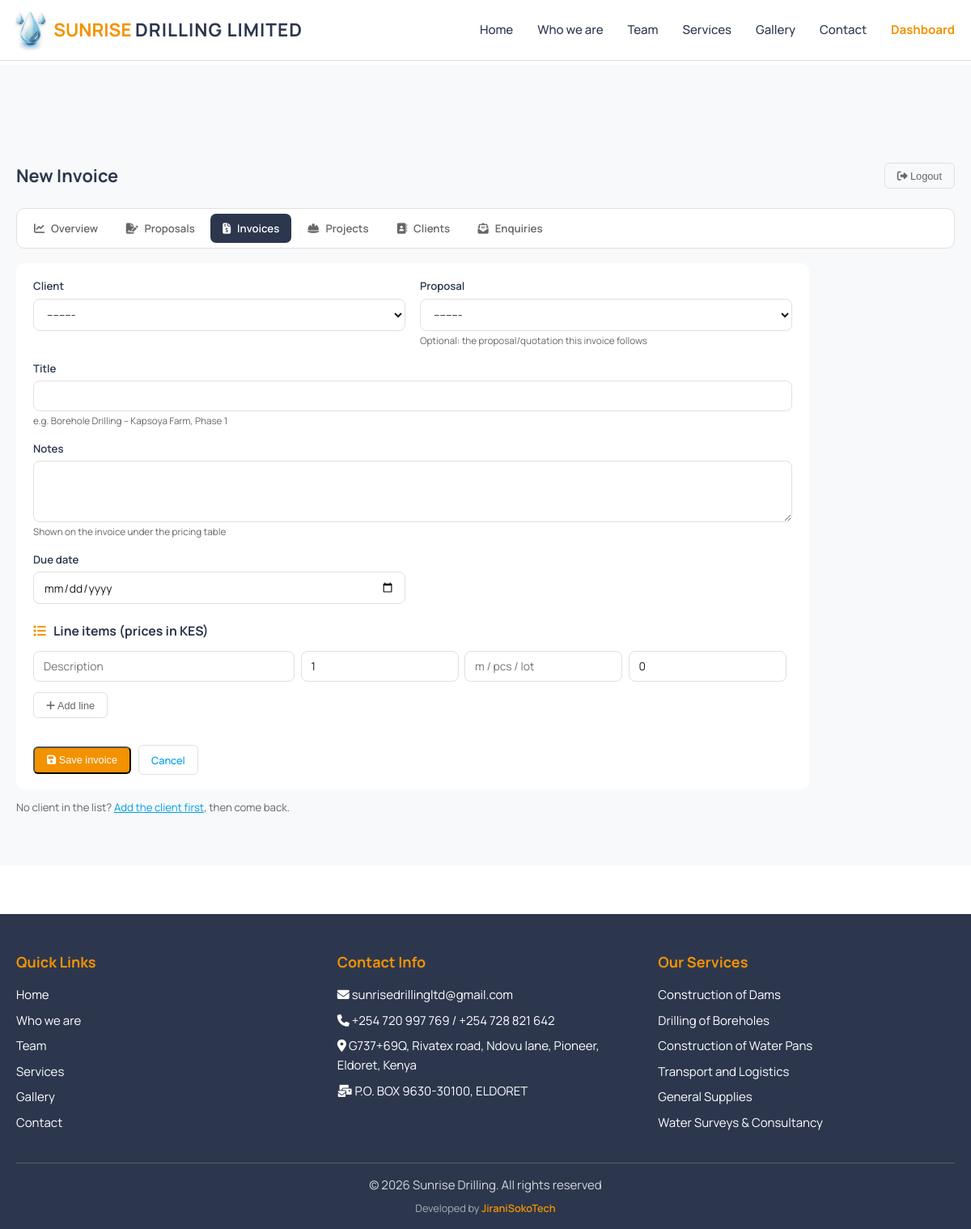
/dashboard/invoices/new/ (signed in), run on the app's committed database.
### main/models.py (models this page shows, shortened)
class SingletonModel(models.Model):
    class Meta:
        abstract = True
    @classmethod
    def load(cls):
        obj, _ = cls.objects.get_or_create(pk=1)
        return obj

class SiteSettings(SingletonModel):
    email = models.EmailField(default="sunrisedrillingltd@gmail.com")
    phone_primary = models.CharField(max_length=30, default="+254 720 997 769")
    phone_secondary = models.CharField(max_length=30, blank=True, default="+254 728 821 642")
    physical_address = models.CharField(
        max_length=255, default="G737+69Q, Rivatex road, Ndovu lane, Pioneer, Eldoret, Kenya")
    postal_address = models.CharField(max_length=255, default="P.O. BOX 9630-30100, ELDORET")
    website = models.CharField(max_length=100, default="www.sunrisedrillingltd.com")
    business_hours = models.TextField(
        default=("Monday - Friday: 8:00 AM - 6:00 PM\nSaturday: 9:00 AM - 4:00 PM\n"
                 "Sunday: Emergency services only\nEmergency: 24/7 Available"),
        help_text="One line per entry; shown on the contact page")
    map_embed_url = models.TextField(
        blank=True, help_text="Google Maps embed URL for the contact page map")
    map_title = models.CharField(max_length=200, default="Sunrise Drilling Ltd Headquarters")
    map_address = models.TextField(
        default="G737+69Q, Rivatex road, Ndovu lane, Pioneer\nEldoret, Uasin Gishu County, Kenya")
    facebook_url = models.URLField(blank=True)
    instagram_url = models.URLField(blank=True)
    twitter_url = models.URLField(blank=True)
    tiktok_url = models.URLField(blank=True)
    copyright_text = models.CharField(max_length=200,
                                      default="Sunrise Drilling. All rights reserved")
    class Meta:
        verbose_name = "Site Settings"
        verbose_name_plural = "Site Settings"

class Service(models.Model):
    title = models.CharField(max_length=200)
    description = models.TextField()
    image = models.ImageField(upload_to='services/images/', blank=True, null=True)
    features = models.TextField(help_text="Enter features as a comma-separated list")
    primary_cta_text = models.CharField(max_length=50, default="Get Quote")
    primary_cta_url = models.CharField(max_length=200, default="main:contact")
    secondary_cta_text = models.CharField(max_length=50, default="View Projects")
    secondary_cta_url = models.CharField(max_length=200, default="main:gallery")
    order = models.PositiveIntegerField(default=0)
    class Meta:
        verbose_name = "Service"
        verbose_name_plural = "Services"
        ordering = ['order']

### business/views.py (the view)
# urls.py: path('invoices/new/', views.invoice_create, name='invoice_create'),
@staff_member_required(login_url='business:login')
def invoice_create(request):
    return _invoice_form(request)

### business/forms.py
class InvoiceForm(StyledModelForm):
    class Meta:
        model = Invoice
        fields = ['client', 'proposal', 'title', 'notes', 'due_date']
        widgets = {
            'notes': forms.Textarea(attrs={'rows': 3}),
            'due_date': forms.DateInput(attrs={'type': 'date'}),
        }

### business/views.py (called while the page is built)
def _invoice_form(request, invoice=None):
    if request.method == 'POST':
        form = InvoiceForm(request.POST, instance=invoice)
        formset = InvoiceItemFormSet(request.POST, instance=invoice)
        if form.is_valid() and formset.is_valid():
            obj = form.save(commit=False)
            if invoice is None:
                obj.created_by = request.user
            obj.save()
            formset.instance = obj
            formset.save()
            messages.success(request, f"{obj.reference} saved.")
            return redirect('business:invoice_detail', pk=obj.pk)
    else:
        form = InvoiceForm(instance=invoice)
        formset = InvoiceItemFormSet(instance=invoice)
    return render(request, 'business/invoice_form.html', {
        'form': form, 'formset': formset, 'invoice': invoice,
        'active_tab': 'invoices',
    })

### main/context_processors.py (called while the page is built)
def site_content(request):
    return {
        'site_settings': SiteSettings.load(),
        'footer_services': Service.objects.all()[:6],
    }

### templates/business/invoice_form.html (shortened to what this page needs)
{% extends 'base.html' %}
{% load static %}
{% block extra_css %}
<link rel="stylesheet" href="{% static 'css/dashboard.css' %}">
{% endblock %}
{% block content %}
<section class="dash">
    <div class="container">
        {% if invoice %}
        {% include 'business/_dashnav.html' with page_title=invoice.reference %}
        {% else %}
        {% include 'business/_dashnav.html' with page_title="New Invoice" %}
        {% endif %}
        <form method="post" class="panel form-panel">
            {% include 'business/_form_fields.html' %}
            {% include 'business/_items_formset.html' %}
            <div class="form-actions">
                <button type="submit" class="btn-admin btn-new"><i class="fas fa-save"></i> Save {% if invoice %}changes{% else %}invoice{% endif %}</button>
                <a href="{% if invoice %}{% url 'business:invoice_detail' invoice.pk %}{% else %}{% url 'business:invoice_list' %}{% endif %}" class="btn-logout">Cancel</a>
            </div>
        </form>
        <p class="form-hint">No client in the list? <a href="{% url 'business:client_create' %}">Add the client first</a>, then come back.</p>
    </div>
</section>
{% endblock %}

### templates/base.html (shortened to what this page needs)
{% load static %}
<!DOCTYPE html>
<html lang="en">
<head>
    <link rel="stylesheet" href="https://cdnjs.cloudflare.com/ajax/libs/font-awesome/6.4.0/css/all.min.css">
    {% block extra_css %}{% endblock %}
</head>
<body>
    <header class="header">
        <div class="container">
            <div class="header-content">
                <a href="{% url 'main:home' %}" class="logo">
                    <img src="{% static 'images/logo-drop-sm.png' %}" alt="Sunrise Drilling Limited logo">
                    <span class="logo-text"><span class="logo-sunrise">SUNRISE</span> <span class="logo-rest">DRILLING LIMITED</span></span>
                </a>
                <nav>
                    <ul class="nav-menu" id="navMenu">
                        <li><a href="{% url 'main:home' %}">Home</a></li>
                        <li><a href="{% url 'main:about' %}">Who we are</a></li>
                        <li><a href="{% url 'main:team' %}">Team</a></li>
                        <li><a href="{% url 'main:services' %}">Services</a></li>
                        <li><a href="{% url 'main:gallery' %}">Gallery</a></li>
                        <li><a href="{% url 'main:contact' %}">Contact</a></li>
                        {% if user.is_staff %}
                        <li><a href="{% url 'business:dashboard' %}" style="color: var(--primary-orange); font-weight: 700;">Dashboard</a></li>
                        {% endif %}
                    </ul>
                </nav>
            </div>
        </div>
    </header>
    <main class="main-content">
        {% block content %}{% endblock %}
    </main>
    <footer class="footer">
        <div class="container">
            <div class="footer-content">
                <div class="footer-section">
                    <h3>Quick Links</h3>
                    <a href="{% url 'main:home' %}">Home</a>
                    <a href="{% url 'main:about' %}">Who we are</a>
                    <a href="{% url 'main:team' %}">Team</a>
                    <a href="{% url 'main:services' %}">Services</a>
                    <a href="{% url 'main:gallery' %}">Gallery</a>
                    <a href="{% url 'main:contact' %}">Contact</a>
                </div>
                <div class="footer-section">
                    <h3>Contact Info</h3>
                    <p><i class="fas fa-envelope"></i> {{ site_settings.email }}</p>
                    <p><i class="fas fa-phone"></i> {{ site_settings.phone_primary }}{% if site_settings.phone_secondary %} / {{ site_settings.phone_secondary }}{% endif %}</p>
                    <p><i class="fas fa-map-marker-alt"></i> {{ site_settings.physical_address }}</p>
                    <p><i class="fas fa-mail-bulk"></i> {{ site_settings.postal_address }}</p>
                </div>
                <div class="footer-section">
                    <h3>Our Services</h3>
                    {% for service in footer_services %}
                    <p>{{ service.title }}</p>
                    {% endfor %}
                </div>
            </div>
            <div class="footer-bottom">
                <p>&copy; {% now "Y" %} {{ site_settings.copyright_text }}</p>
                <p class="footer-credit">Developed by
                    <a href="https://jiranisokotech.co.ke" target="_blank" rel="noopener">JiraniSokoTech</a>
                </p>
            </div>
        </div>
    </footer>
</body>
</html>

### static/css/dashboard.css (style rules this page uses)
.dash { padding: 120px 0 60px; background: var(--light-gray); min-height: 100vh; }
.btn-admin { background: var(--brand-navy); color: var(--white); padding: 0.5rem 1rem; border-radius: 6px; text-decoration: none; font-size: 0.85rem; font-weight: 500; }
.panel { background: var(--white); border-radius: 10px; padding: 1.2rem 1.4rem; box-shadow: var(--shadow); overflow-x: auto; }
.panel a { color: var(--primary-blue); text-decoration: none; font-weight: 500; }
.btn-logout { background: transparent; border: 1px solid var(--border-color); color: var(--text-light); padding: 0.5rem 1rem; border-radius: 6px; font-size: 0.85rem; cursor: pointer; }
.btn-new { background: var(--primary-orange); }
.dash-input { padding: 0.55rem 0.8rem; border: 1px solid var(--border-color); border-radius: 8px; font-size: 0.92rem; font-family: inherit; background: var(--white); color: var(--text-dark); box-sizing: border-box; max-width: 100%; }
textarea.dash-input { width: 100%; }
.form-panel { max-width: 980px; }
.form-actions { display: flex; gap: 0.6rem; align-items: center; margin-top: 1.4rem; flex-wrap: wrap; }
.form-hint { color: var(--text-light); font-size: 0.88rem; margin-top: 0.8rem; }
.form-hint a { color: var(--primary-blue); }

### templates/base.html (style rules this page uses)
:root { --primary-blue: #009FE3; --primary-orange: #F39200; --brand-navy: #2C374D; --brand-blue-deep: #0077B6; --text-dark: #1a1a1a; --text-light: #666666; --white: #ffffff; --light-gray: #f8f9fa; --border-color: #e0e0e0; }
* { margin: 0; padding: 0; box-sizing: border-box; }
html { font-size: 15px; }
body { font-family: 'Manrope', sans-serif; line-height: 1.6; color: var(--text-dark); background-color: var(--white); }
.container { max-width: 1200px; margin: 0 auto; padding: 0 20px; }
.header { background: var(--white); border-bottom: 1px solid var(--border-color); padding: 1rem 0; position: fixed; top: 0; left: 0; right: 0; z-index: 1000; }
.header-content { display: flex; justify-content: space-between; align-items: center; }
.logo { display: flex; align-items: center; color: var(--brand-navy); text-decoration: none; font-weight: 700; font-size: 1.5rem; }
.logo img { height: 44px; width: auto; margin-right: 10px; filter: drop-shadow(0 1px 2px rgba(0,0,0,0.25)); }
.logo-sunrise { color: var(--primary-orange); }
.logo-rest { color: var(--brand-navy); font-weight: 700; letter-spacing: 1px; }
.nav-menu { display: flex; list-style: none; gap: 2rem; }
.nav-menu a { color: var(--brand-navy); text-decoration: none; font-weight: 500; transition: color 0.3s ease; position: relative; }
.nav-menu a::after { content: ''; position: absolute; bottom: -5px; left: 0; width: 0; height: 2px; background: var(--primary-orange); transition: width 0.3s ease; }
.main-content { margin-top: 80px; min-height: calc(100vh - 80px); }
.footer { background: var(--brand-navy); color: var(--white); padding: 3rem 0 1rem; margin-top: 4rem; }
.footer-content { display: grid; grid-template-columns: repeat(auto-fit, minmax(250px, 1fr)); gap: 2rem; margin-bottom: 2rem; }
.footer-section h3 { color: var(--primary-orange); margin-bottom: 1rem; font-size: 1.2rem; }
.footer-section p, .footer-section a { color: var(--white); text-decoration: none; margin-bottom: 0.5rem; display: block; transition: color 0.3s ease; }
.footer-bottom { border-top: 1px solid rgba(255,255,255,0.2); padding-top: 1rem; text-align: center; color: rgba(255,255,255,0.8); }
.footer-credit { margin-top: 0.4rem; font-size: 0.85rem; color: rgba(255,255,255,0.6); }
.footer-credit a { color: var(--primary-orange); text-decoration: none; font-weight: 600; }

### data on the page
SiteSettings: email "sunrisedrillingltd@gmail.com", phone_primary "+254 720 997 769", phone_secondary "+254 728 821 642", physical_address "G737+69Q, Rivatex road, Ndovu lane, Pioneer, Eldoret, Kenya", postal_address "P.O. BOX 9630-30100, ELDORET", copyright_text "Sunrise Drilling. All rights reserved"
Service: title "Construction of Dams"
Service: title "Drilling of Boreholes"
Service: title "Construction of Water Pans"
Service: title "Transport and Logistics"
Service: title "General Supplies"
Service: title "Water Surveys & Consultancy"

### other printed values
{{ page_title|default:"Staff Dashboard" }} "New Invoice"
{{ field.label }} "Client" "Proposal" "Title" "Notes" "Due date"
{{ field.help_text }} "Optional: the proposal/quotation this invoice follows" "e.g. Borehole Drilling – Kapsoya Farm, Phase 1" "Shown on the invoice under the pricing table"
